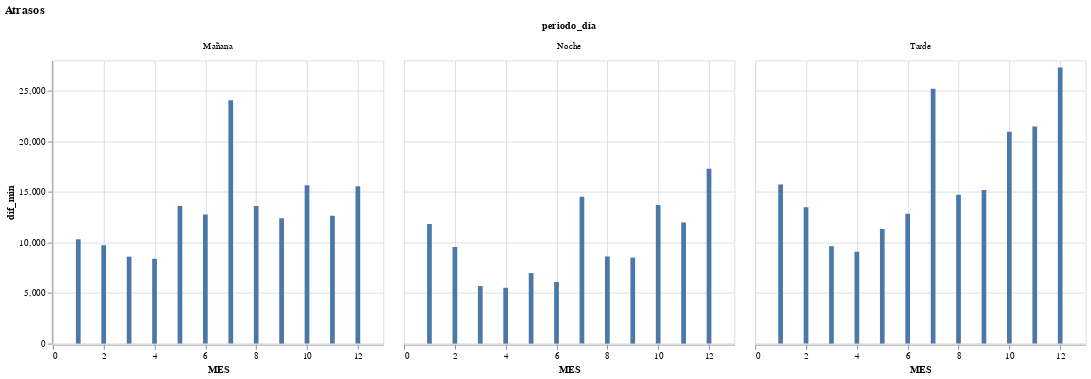

Notebook source saved alongside this figure:
### Markdown cell above
# Pregunta numero 3

### Code cell
alt.data_transformers.enable('default', max_rows=None)

df['dif_min'] = df['dif_min'].astype(int)
df_periodo_dia = df[['periodo_dia','MES','dif_min']]
df_periodo_dia = df_periodo_dia.groupby(['periodo_dia','MES']).sum().reset_index()

grafico1 = alt.Chart(df_periodo_dia).mark_bar().encode(
    x=alt.X("MES", title = ( "MES")),
    y=alt.Y('dif_min', title = ( "dif_min")),
    tooltip = "dif_min"
).properties(title= "Diferencia minutos",width=350)
grafico1
alt.layer(grafico1).facet(
    'periodo_dia',title = "Periodo"
).properties(title= "Atrasos")

### Figure 1 — Vega-Lite specification as saved in the notebook (floating-point values rounded to 4 significant figures)
{"config": {"view": {"continuousWidth": 400, "continuousHeight": 300}}, "data": {"name": "data-f44ab27f5053a21db2cc9ffafdb21ce9"}, "facet": {"field": "periodo_dia", "type": "nominal"}, "spec": {"layer": [{"mark": "bar", "encoding": {"tooltip": {"field": "dif_min", "type": "quantitative"}, "x": {"field": "MES", "title": "MES", "type": "quantitative"}, "y": {"field": "dif_min", "title": "dif_min", "type": "quantitative"}}, "title": "Diferencia minutos", "width": 350}]}, "title": "Atrasos", "$schema": "https://vega.github.io/schema/vega-lite/v4.17.0.json", "datasets": {"data-f44ab27f5053a21db2cc9ffafdb21ce9": [{"periodo_dia": "Mañana", "MES": 1, "dif_min": 10314}, {"periodo_dia": "Mañana", "MES": 2, "dif_min": 9725}, {"periodo_dia": "Mañana", "MES": 3, "dif_min": 8598}, {"periodo_dia": "Mañana", "MES": 4, "dif_min": 8385}, {"periodo_dia": "Mañana", "MES": 5, "dif_min": 13601}, {"periodo_dia": "Mañana", "MES": 6, "dif_min": 12766}, {"periodo_dia": "Mañana", "MES": 7, "dif_min": 24063}, {"periodo_dia": "Mañana", "MES": 8, "dif_min": 13618}, {"periodo_dia": "Mañana", "MES": 9, "dif_min": 12395}, {"periodo_dia": "Mañana", "MES": 10, "dif_min": 15668}, {"periodo_dia": "Mañana", "MES": 11, "dif_min": 12654}, {"periodo_dia": "Mañana", "MES": 12, "dif_min": 15549}, {"periodo_dia": "Noche", "MES": 1, "dif_min": 11824}, {"periodo_dia": "Noche", "MES": 2, "dif_min": 9557}, {"periodo_dia": "Noche", "MES": 3, "dif_min": 5688}, {"periodo_dia": "Noche", "MES": 4, "dif_min": 5522}, {"periodo_dia": "Noche", "MES": 5, "dif_min": 6976}, {"periodo_dia": "Noche", "MES": 6, "dif_min": 6095}, {"periodo_dia": "Noche", "MES": 7, "dif_min": 14525}, {"periodo_dia": "Noche", "MES": 8, "dif_min": 8616}, {"periodo_dia": "Noche", "MES": 9, "dif_min": 8504}, {"periodo_dia": "Noche", "MES": 10, "dif_min": 13710}, {"periodo_dia": "Noche", "MES": 11, "dif_min": 11976}, {"periodo_dia": "Noche", "MES": 12, "dif_min": 17300}, {"periodo_dia": "Tarde", "MES": 1, "dif_min": 15726}, {"periodo_dia": "Tarde", "MES": 2, "dif_min": 13490}, {"periodo_dia": "Tarde", "MES": 3, "dif_min": 9635}, {"periodo_dia": "Tarde", "MES": 4, "dif_min": 9081}, {"periodo_dia": "Tarde", "MES": 5, "dif_min": 11332}, {"periodo_dia": "Tarde", "MES": 6, "dif_min": 12840}, {"periodo_dia": "Tarde", "MES": 7, "dif_min": 25191}, {"periodo_dia": "Tarde", "MES": 8, "dif_min": 14721}, {"periodo_dia": "Tarde", "MES": 9, "dif_min": 15191}, {"periodo_dia": "Tarde", "MES": 10, "dif_min": 20939}, {"periodo_dia": "Tarde", "MES": 11, "dif_min": 21461}, {"periodo_dia": "Tarde", "MES": 12, "dif_min": 27299}]}}
